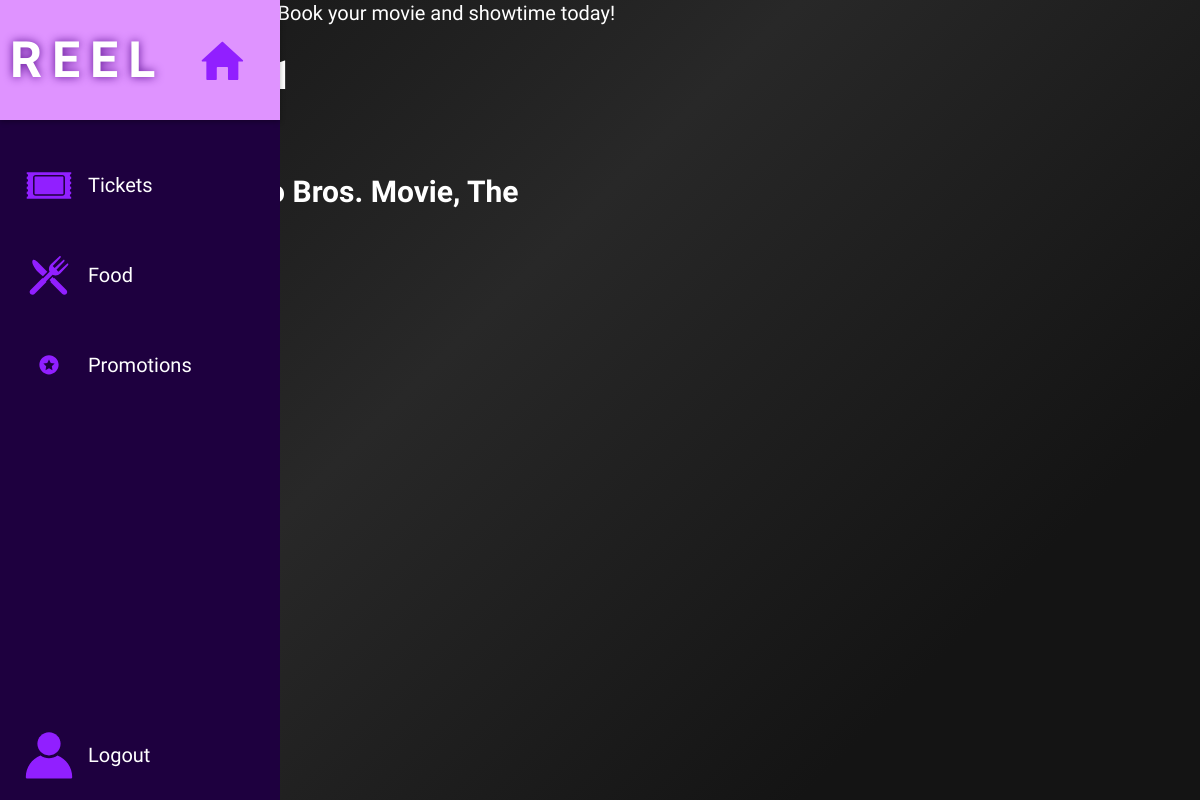
The page /theatre.php?id=1 (signed in) on the database as committed earlier.
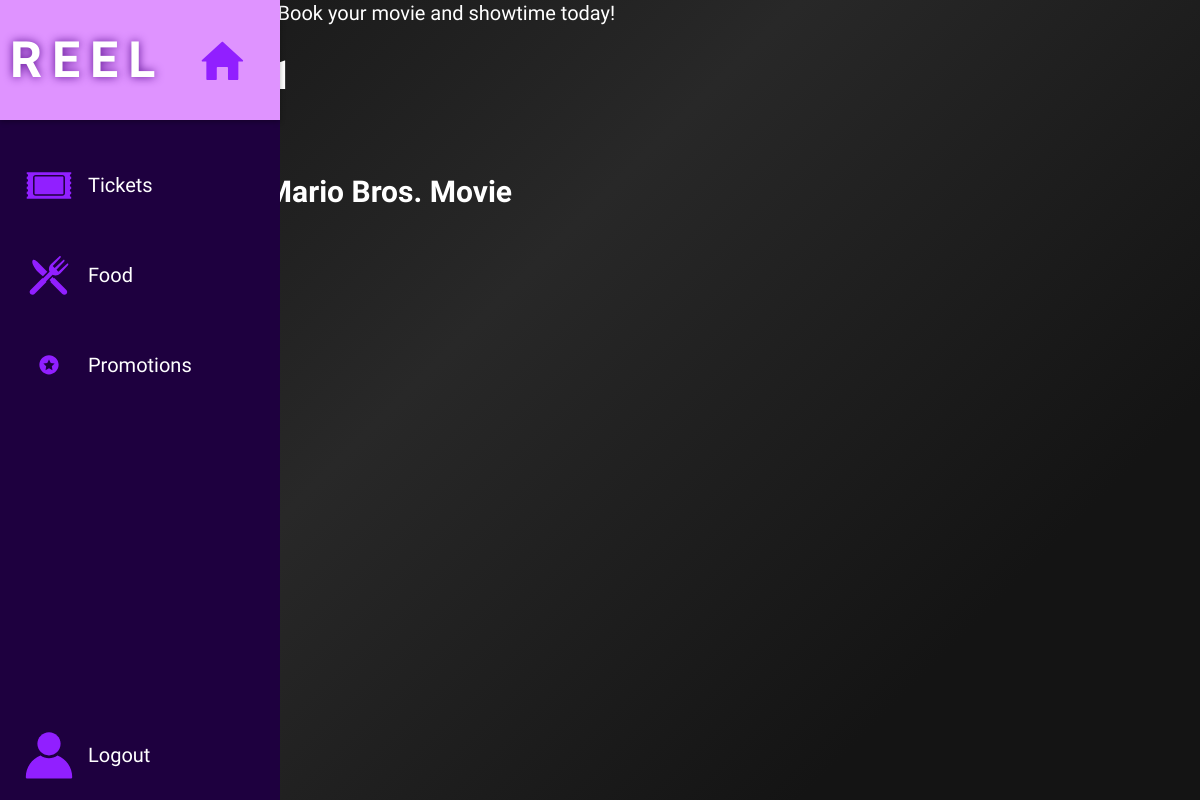
The same page on the database as committed later.
### tables this page shows
CREATE TABLE IF NOT EXISTS `movie` (
  `MovieID` int NOT NULL AUTO_INCREMENT,
  `Title` varchar(255) NOT NULL,
  PRIMARY KEY (`MovieID`)
);

### theatre.php (the view, shortened to what this page needs)
<?php
$servername = "localhost";
$username = "root";
$password = "";
$database = "movietheatre";
$conn = mysqli_connect($servername, $username, $password, $database);
?>
<!DOCTYPE html>
<html>
<head>
</head>
<body>
	<nav class="menu">
		<ul class ="menuBar">
			<li class="title">
				<a href="dashboard.php" class="menuText2">
				<span class="menuLinkText">REEL</span>
				</a>
			</li>
			<li class="menuButton">
				<a href="mytickets.php" class="menuText">
					<span class="menuLinkText">Tickets</span>
				</a>
			</li>
			<li class="menuButton">
				<a href="food.php" class="menuText">
					<span class="menuLinkText"> Food</span>
				</a>
			</li>
			<li class="menuButton">
				<a href="#" class="menuText">
					<span class="menuLinkText"> Promotions</span>
				</a>
			</li>
			<li class="menuButton">
				<a href="logout.php" class="menuText">
					<span class="menuLinkText">Logout</span>
				</a>
			</li>
		</ul>
	</nav>
    <div class="unique">
	<div class="regText">
		Welcome, <?php echo $_SESSION['username']; ?>! Book your movie and showtime today!
	</div>
	<?php
		$theatreNo = $_GET['id'];
		$sql = "SELECT * FROM theatre WHERE theatreNo=$theatreNo";
		$result = mysqli_query($conn, $sql);
		if (mysqli_num_rows($result) > 0) {
			$row = mysqli_fetch_assoc($result);
			$movie_id = $row['MovieID'];
			echo "<h1>Theatre " . $row['theatreNo'] . "</h1>";
			echo "<p>Movie ID: " . $movie_id . "</p>";
			$sql = "SELECT * FROM movie WHERE MovieID=$movie_id";
			$result = mysqli_query($conn, $sql);
			if (mysqli_num_rows($result) > 0) {
				$row = mysqli_fetch_assoc($result);
				echo "<h2>" . $row['Title'] . "</h2>";
			}
			$sql = "SELECT * FROM showtimes WHERE theatreNo=$theatreNo";
			$result = mysqli_query($conn, $sql);
			if (mysqli_num_rows($result) > 0) {
				echo "<h3>Showtimes</h3>";
				echo "<ul>";
				while ($row = mysqli_fetch_assoc($result)) {
					$time = $row['time'];
					$showtimeNo = $row['showtimeNo'];
					echo "<li><a href='seats.php?theatreNo=$theatreNo&time=$time&showtimeNo=$showtimeNo'>" . $row['time'] . "</a></li>";
				}
				echo "</ul>";
			} else {
				echo "No showtimes available.";
			}
		} else {
			echo "Theatre not found.";
		}
	?>
</div>
</body>
</html>

Rows that differ between the two databases and show on the page:
changed movie: Title "Super Mario Bros. Movie, The" → "The Super Mario Bros. Movie"
